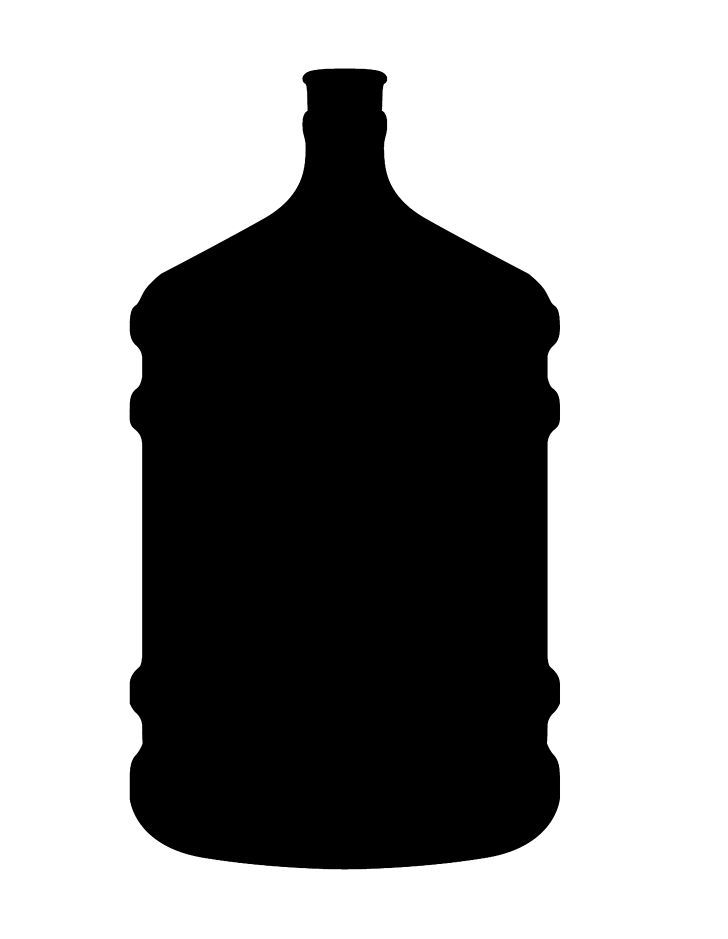
#> input picture clases_practicas/practica_8/bidon.jpg, 728 x 939 px
$ jupyter execute --allow-errors 00.operaciones_morfologicas.ipynb
#> lines starting #> are read from the running program, lines starting #| are printed output that depends on the picture; after the words box and inside, x2 and y2 are one past the last pixel; in counts of white or black regions, pixels touching at a corner belong together
## Operaciones morfológicas

[cell 1]
#Si queremos que las imágenes sean mostradas en una ventana emergente quitar el inline

# OpenCV-Python utiliza NumPy para el manejo de imágenes
import numpy as np
# cv2 es el módulo python para acceder a OpenCV
import cv2 as cv
import supervision as sv

[cell 2]
# Leemos la imagen
#=================
img = cv.imread('bidon.jpg', 0)
#> img is the input picture: shape (939, 728); min 0, max 255, mean 154.4
img = cv.bitwise_not(img)
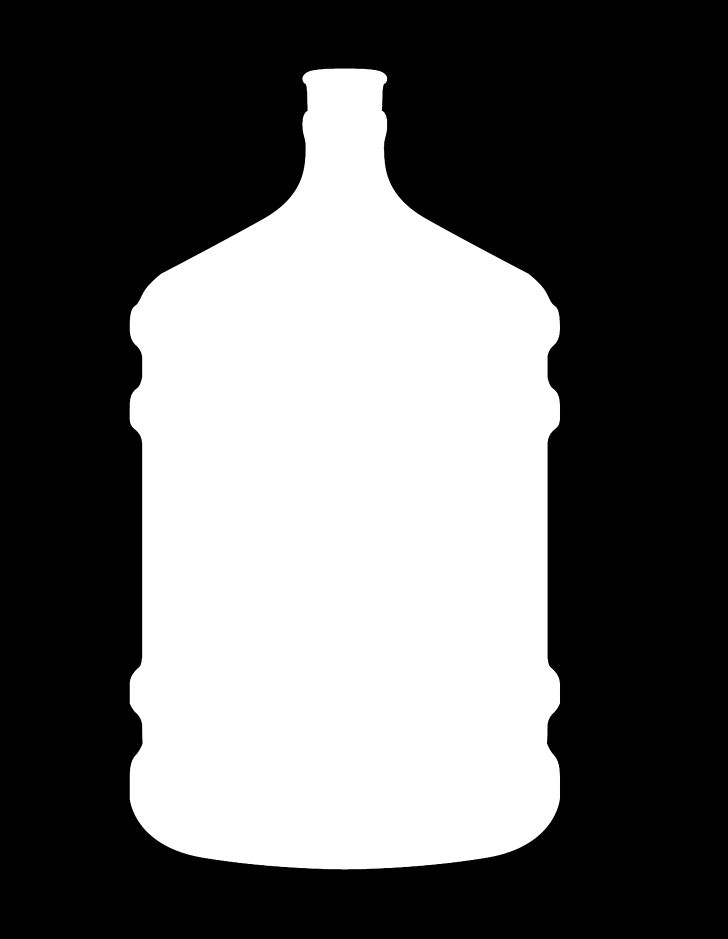
#> img: shape (939, 728); min 0, max 255, mean 100.6
sv.plot_image(img)
#> (this line was passed over: supervision is not available in this run)

#### Erosión

[cell 3]
se = np.ones((5, 5), np.uint8)
print(se)
# se = np.ones((10,2), np.uint8)
erosion = cv.erode(img, se, iterations = 1)

sv.plot_images_grid(images=[img, erosion], grid_size=(1, 2), titles=['Original', 'Erosion'])
#> (this line was passed over: supervision is not available in this run)

#### Dilatación

[cell 4]
se = np.ones((5,5), np.uint8)

print(f'Elemento estructurante: {se}')

dilatacion = cv.dilate(img, se, iterations = 10)
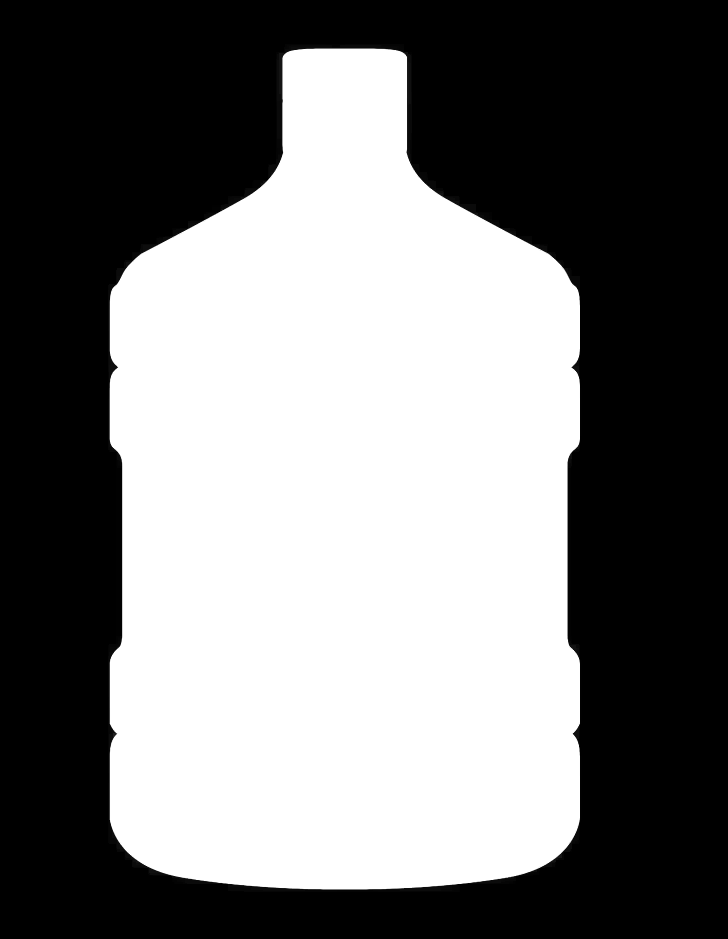
#> dilatacion: shape (939, 728); min 0, max 255, mean 120.9

sv.plot_images_grid(images=[img, dilatacion], grid_size=(1, 2), titles=['Original', 'Dilatacion'])
#> (this line was passed over: supervision is not available in this run)

#### Apertura

[cell 5]
kernel = np.ones((5,5), np.uint8)
apertura = cv.morphologyEx(img, cv.MORPH_OPEN, kernel, iterations=10)

sv.plot_images_grid(images=[img, apertura], grid_size=(1, 2), titles=['Original', 'Apertura'])
#> (this line was passed over: supervision is not available in this run)

#### Cierre

[cell 6]
kernel = np.ones ((7,7), np.uint8)
cierre = cv.morphologyEx(img, cv.MORPH_CLOSE, kernel, iterations=20)

sv.plot_image(cierre)
#> (this line was passed over: supervision is not available in this run)

#### Bordes

Utilización de erosión para recuperación de bordes

[cell 7]
# Leemos la imagen
img = cv.imread('bidon.jpg',0)

ret, img_bin = cv.threshold(img,200,255,cv.THRESH_BINARY)
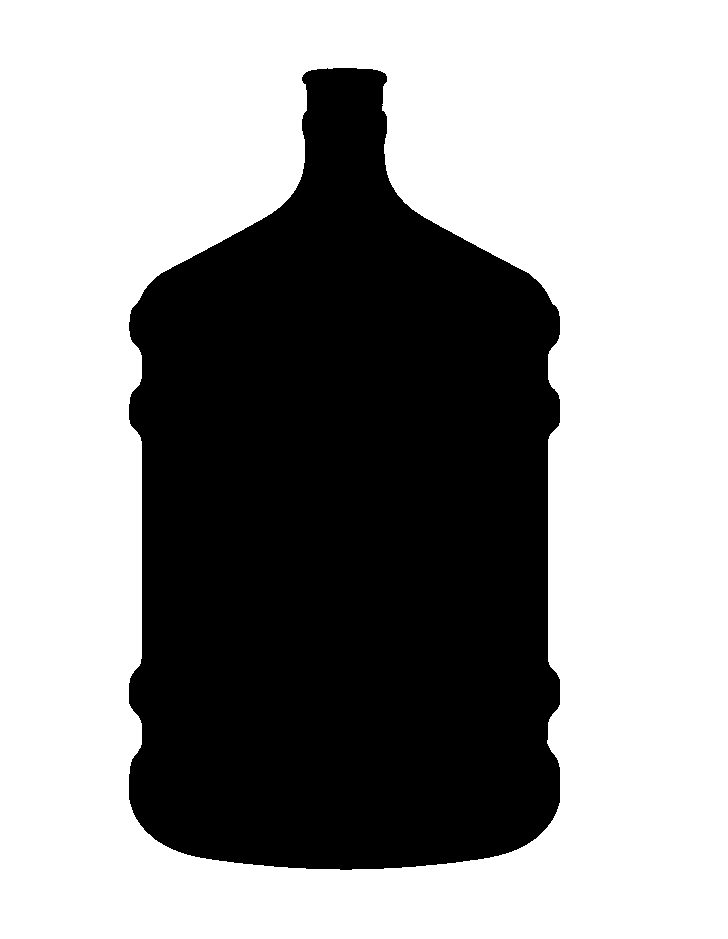
#> img_bin: shape (939, 728); 60.5% white; 1 black region, box (x1, y1, x2, y2) and area: (129, 68, 560, 870) 270314

img_bin = cv.bitwise_not(img_bin)

# Erosionamos
kernel = np.ones ((3,3), np.uint8)
erosion = cv.erode (img_bin, kernel, iterations = 1)
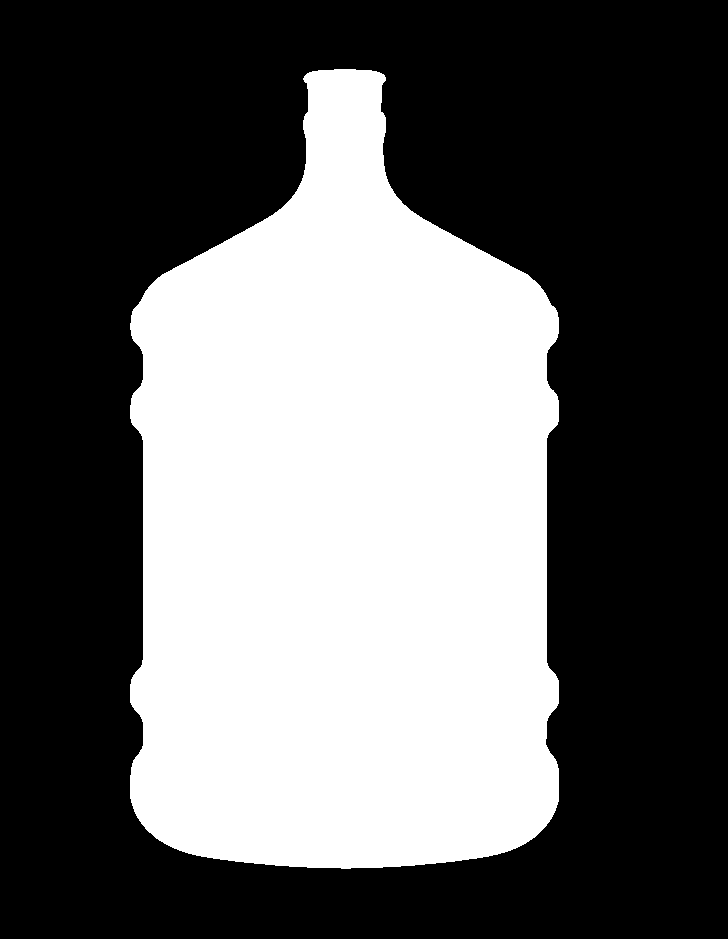
#> erosion: shape (939, 728); 39.2% white; 1 white region, box (x1, y1, x2, y2) and area: (130, 69, 559, 869) 267666

# Restamos a la imagen original
borde = img_bin - erosion
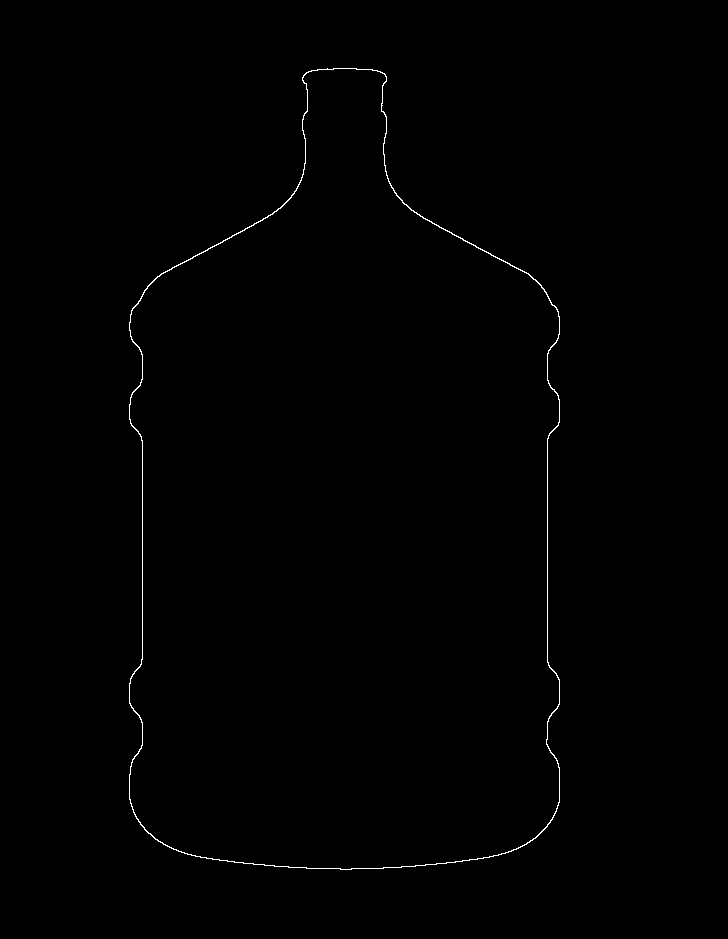
#> borde: shape (939, 728); 0.39% white in thin lines or dots, all inside (x1, y1, x2, y2) = (129, 68, 560, 870)

sv.plot_images_grid(images=[img_bin, borde], grid_size=(1, 2), titles=['Blob', 'Borde'])
#> (this line was passed over: supervision is not available in this run)

#### Apertura + Cierre

[cell 8]
# Leemos la imagen
#img = cv.imread('engranaje.jpg',0)
img = cv.imread('celulas.png',0)

# Binarizamos
ret, img_bin = cv.threshold(img,30,255,cv.THRESH_BINARY+cv.THRESH_OTSU)
#> ret = 0
#ret, img_bin = cv.threshold(img,80,255,cv.THRESH_BINARY)

img_bin = cv.bitwise_not(img_bin)

# Abrimos
kernel = cv.getStructuringElement (cv.MORPH_ELLIPSE, (11,11))
#> (the rest of this cell did not finish here and is left out)

[cell 9]
kernel = cv.getStructuringElement (cv.MORPH_ELLIPSE, (15, 17))
print(kernel)
sv.plot_image(kernel)
#> (this line was passed over: supervision is not available in this run)
